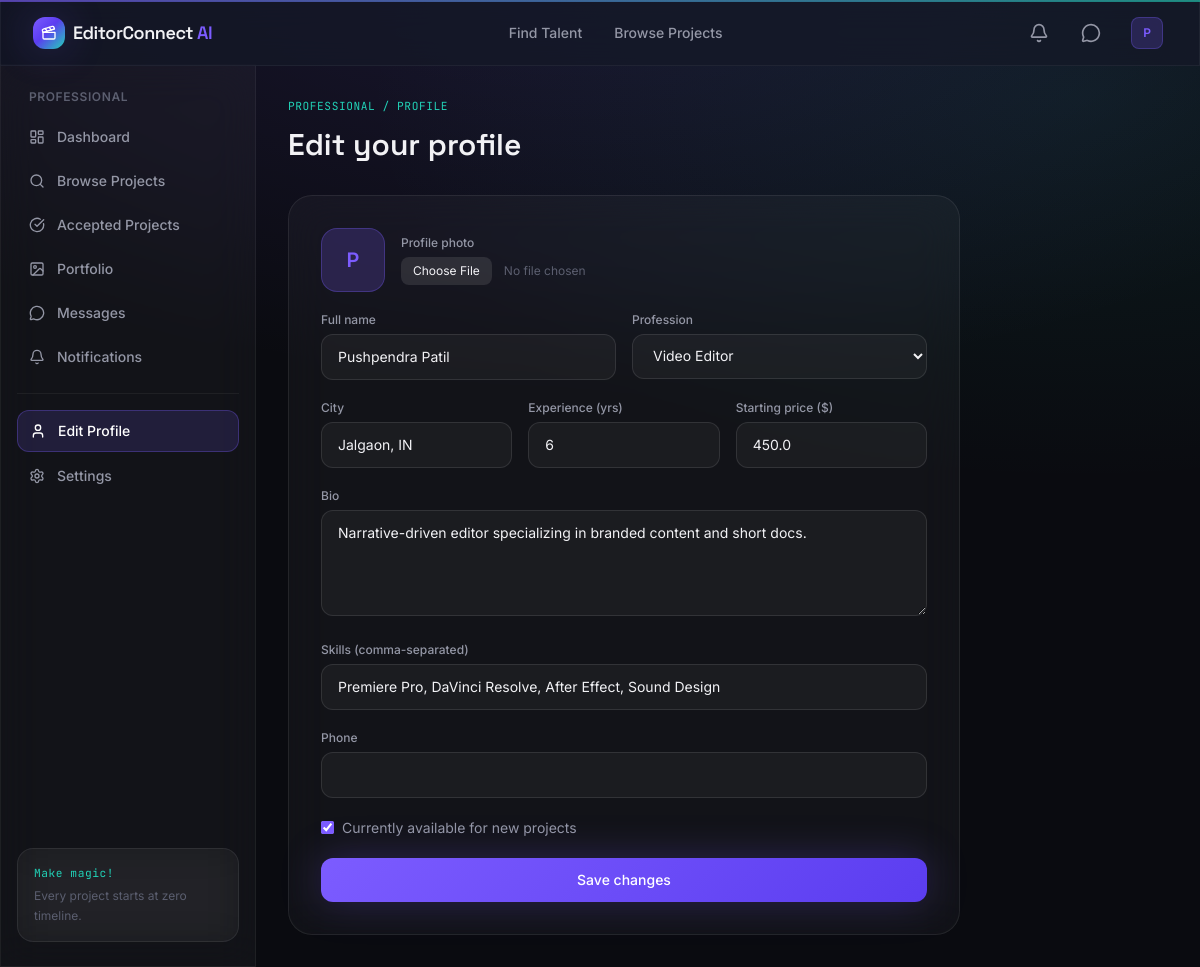
/professional/profile/edit (signed in), run on the app's committed database.
### models/user.py (models this page shows, shortened)
class User(UserMixin, db.Model):
    __tablename__ = "users"
    id = db.Column(db.Integer, primary_key=True)
    name = db.Column(db.String(120), nullable=False)
    email = db.Column(db.String(150), unique=True, nullable=False, index=True)
    phone = db.Column(db.String(30))
    password_hash = db.Column(db.String(255), nullable=False)
    role = db.Column(db.String(20), nullable=False, default="client")
    is_active_account = db.Column(db.Boolean, default=True)
    is_verified = db.Column(db.Boolean, default=False)
    dark_mode = db.Column(db.Boolean, default=True)
    avatar = db.Column(db.String(255), default="default-avatar.png")
    created_at = db.Column(db.DateTime, default=lambda: datetime.now(timezone.utc))
    professional_profile = db.relationship(
        "Professional", backref="user", uselist=False, cascade="all, delete-orphan"
    )
    projects = db.relationship(
        "Project", backref="client", lazy="dynamic", cascade="all, delete-orphan",
        foreign_keys="Project.client_id"
    )
    notifications = db.relationship(
        "Notification", backref="user", lazy="dynamic", cascade="all, delete-orphan"
    )
    @property
    def is_professional(self):
        return self.role == "professional"
    @property
    def is_client(self):
        return self.role == "client"
    def unread_notification_count(self):
        return self.notifications.filter_by(is_read=False).count()

### models/professional.py (models this page shows, shortened)
class Professional(db.Model):
    __tablename__ = "professionals"
    id = db.Column(db.Integer, primary_key=True)
    user_id = db.Column(db.Integer, db.ForeignKey("users.id"), nullable=False, unique=True)
    name = db.Column(db.String(120), nullable=False)
    profession = db.Column(db.String(80), nullable=False, index=True)
    city = db.Column(db.String(100), index=True)
    experience = db.Column(db.Integer, default=0)  # years
    price = db.Column(db.Float, default=0.0)  # starting price
    rating = db.Column(db.Float, default=0.0)
    rating_count = db.Column(db.Integer, default=0)
    bio = db.Column(db.Text)
    skills = db.Column(db.String(500))  # comma-separated
    profile_image = db.Column(db.String(255), default="default-avatar.png")
    email = db.Column(db.String(150))
    phone = db.Column(db.String(30))
    is_available = db.Column(db.Boolean, default=True)
    is_approved = db.Column(db.Boolean, default=False)  # admin approval
    is_featured = db.Column(db.Boolean, default=False)
    created_at = db.Column(db.DateTime, default=lambda: datetime.now(timezone.utc))
    portfolio_items = db.relationship(
        "PortfolioItem", backref="professional", lazy="dynamic", cascade="all, delete-orphan"
    )
    applications = db.relationship(
        "Application", backref="professional", lazy="dynamic", cascade="all, delete-orphan"
    )
    hires = db.relationship(
        "Hire", backref="professional", lazy="dynamic", cascade="all, delete-orphan"
    )

### routes/professional.py (the view, shortened to what this page needs)
@professional_bp.route("/professional/profile/edit", methods=["GET", "POST"])
@login_required
@professional_required
def edit_profile():
    pro = get_profile_or_404()
    return render_template("professional/edit_profile.html", professional=pro, professions=Config.PROFESSIONS)

### models/user.py (called while the page is built)
@login_manager.user_loader
def load_user(user_id):
    return User.query.get(int(user_id))

### routes/professional.py (called while the page is built)
def professional_required(f):
    @wraps(f)
    def wrapped(*args, **kwargs):
        if not current_user.is_authenticated or not current_user.is_professional:
            flash("This area is for professional accounts only.", "error")
            return redirect(url_for("main.index"))
        return f(*args, **kwargs)
    return wrapped

def get_profile_or_404():
    pro = current_user.professional_profile
    if pro is None:
        flash("Professional profile not found.", "error")
    return pro

### templates/professional/edit_profile.html (shortened to what this page needs)
{% extends "base.html" %}
{% block content %}
<p class="timecode mb-3">PROFESSIONAL / PROFILE</p>
<h1 class="font-display text-3xl font-semibold mb-8">Edit your profile</h1>
<div class="max-w-2xl">
  <form method="POST" enctype="multipart/form-data" class="glass rounded-3xl p-8 space-y-5">
    <div class="flex items-center gap-4">
      <div class="w-16 h-16 rounded-2xl bg-violet-glow/20 border border-violet-glow/30 flex items-center justify-center text-xl font-semibold text-violet-glow flex-shrink-0">
        {{ professional.name[0]|upper if professional else "?" }}
      </div>
      <div>
        <label class="block text-xs font-medium text-ink-muted mb-1.5">Profile photo</label>
        <input type="file" name="profile_image" accept="image/*" class="text-xs text-ink-faint file:mr-3 file:py-1.5 file:px-3 file:rounded-lg file:border-0 file:bg-white/10 file:text-ink file:text-xs">
      </div>
    </div>
    <div class="grid sm:grid-cols-2 gap-4">
      <div>
        <label class="block text-xs font-medium text-ink-muted mb-1.5">Full name</label>
        <input type="text" name="name" value="{{ professional.name if professional else '' }}" class="w-full input-glass rounded-xl px-4 py-3 text-sm outline-none">
      </div>
      <div>
        <label class="block text-xs font-medium text-ink-muted mb-1.5">Profession</label>
        <select name="profession" class="w-full input-glass rounded-xl px-4 py-3 text-sm outline-none">
          {% for p in professions %}
          <option value="{{ p }}" {% if professional and professional.profession == p %}selected{% endif %}>{{ p }}</option>
          {% endfor %}
        </select>
      </div>
    </div>
    <div class="grid sm:grid-cols-3 gap-4">
      <div>
        <label class="block text-xs font-medium text-ink-muted mb-1.5">City</label>
        <input type="text" name="city" value="{{ professional.city if professional and professional.city else '' }}" class="w-full input-glass rounded-xl px-4 py-3 text-sm outline-none">
      </div>
      <div>
        <label class="block text-xs font-medium text-ink-muted mb-1.5">Experience (yrs)</label>
        <input type="number" name="experience" value="{{ professional.experience if professional else 0 }}" class="w-full input-glass rounded-xl px-4 py-3 text-sm outline-none">
      </div>
      <div>
        <label class="block text-xs font-medium text-ink-muted mb-1.5">Starting price ($)</label>
        <input type="number" name="price" value="{{ professional.price if professional else 0 }}" class="w-full input-glass rounded-xl px-4 py-3 text-sm outline-none">
      </div>
    </div>
    <div>
      <label class="block text-xs font-medium text-ink-muted mb-1.5">Bio</label>
      <textarea name="bio" rows="4" class="w-full input-glass rounded-xl px-4 py-3 text-sm outline-none" placeholder="Tell clients about your style and experience...">{{ professional.bio if professional and professional.bio else '' }}</textarea>
    </div>
    <div>
      <label class="block text-xs font-medium text-ink-muted mb-1.5">Skills (comma-separated)</label>
      <input type="text" name="skills" value="{{ professional.skills if professional and professional.skills else '' }}" class="w-full input-glass rounded-xl px-4 py-3 text-sm outline-none" placeholder="Color grading, Premiere Pro, Motion Graphics">
    </div>
    <div>
      <label class="block text-xs font-medium text-ink-muted mb-1.5">Phone</label>
      <input type="tel" name="phone" value="{{ professional.phone if professional and professional.phone else '' }}" class="w-full input-glass rounded-xl px-4 py-3 text-sm outline-none">
    </div>
    <label class="flex items-center gap-2 text-sm text-ink-muted cursor-pointer">
      <input type="checkbox" name="is_available" {% if professional and professional.is_available %}checked{% endif %} class="rounded accent-violet-glow">
      Currently available for new projects
    </label>
    <button type="submit" class="w-full py-3 rounded-xl btn-gradient text-white text-sm font-medium shadow-glow">Save changes</button>
  </form>
</div>
{% endblock %}

### templates/partials/navbar.html (shortened to what this page needs)
<nav class="sticky top-0 z-40 glass-strong border-b border-white/5">
  <div class="max-w-7xl mx-auto px-4 sm:px-6 lg:px-8">
    <div class="flex items-center justify-between h-16">
      <a href="{{ url_for('main.index') }}" class="flex items-center gap-2 group">
        <div class="w-8 h-8 rounded-xl bg-grade-gradient flex items-center justify-center shadow-glow">
          <i data-lucide="clapperboard" class="w-4 h-4 text-white"></i>
        </div>
        <span class="font-display font-semibold text-lg tracking-tight">EditorConnect <span class="text-violet-glow">AI</span></span>
      </a>
      <div class="hidden md:flex items-center gap-8 text-sm font-medium text-ink-muted">
        <a href="{{ url_for('main.professionals') }}" class="hover:text-ink transition-colors">Find Talent</a>
        <a href="{{ url_for('main.projects') }}" class="hover:text-ink transition-colors">Browse Projects</a>
      </div>
      <div class="flex items-center gap-3">
        {% if current_user.is_authenticated %}
          <a href="{{ url_for('notifications.index') }}" class="relative w-10 h-10 rounded-xl flex items-center justify-center hover:bg-white/5 transition-colors">
            <i data-lucide="bell" class="w-5 h-5 text-ink-muted"></i>
          </a>
          <a href="{{ url_for('messages.conversations') }}" class="w-10 h-10 rounded-xl flex items-center justify-center hover:bg-white/5 transition-colors">
            <i data-lucide="message-circle" class="w-5 h-5 text-ink-muted"></i>
          </a>
          <div class="relative group">
            <button class="flex items-center gap-2 pl-2 pr-1 py-1 rounded-xl hover:bg-white/5 transition-colors">
              <div class="w-8 h-8 rounded-lg bg-violet-glow/20 border border-violet-glow/30 flex items-center justify-center text-xs font-semibold text-violet-glow">
                {{ current_user.name[0]|upper }}
              </div>
            </button>
          </div>
        {% else %}
          <a href="{{ url_for('auth.login') }}" class="px-4 py-2 text-sm font-medium text-ink-muted hover:text-ink transition-colors">Log in</a>
          <a href="{{ url_for('auth.register') }}" class="px-4 py-2 text-sm font-medium rounded-xl btn-gradient text-white shadow-glow">Get Started</a>
        {% endif %}
      </div>
    </div>
  </div>
</nav>

### static/css/style.css (style rules this page uses)
body { background-image: radial-gradient(ellipse 80% 50% at 50% -10%, rgba(124,92,255,0.15), transparent), radial-gradient(ellipse 60% 40% at 90% 10%, rgba(34,211,184,0.08), transparent); background-attachment: fixed; }
.glass { background: rgba(255,255,255,0.035); backdrop-filter: blur(20px); -webkit-backdrop-filter: blur(20px); border: 1px solid rgba(255,255,255,0.08); }
.glass-strong { background: rgba(21,24,39,0.75); backdrop-filter: blur(24px); -webkit-backdrop-filter: blur(24px); border: 1px solid rgba(255,255,255,0.1); }
.btn-gradient { background-image: linear-gradient(135deg, #7C5CFF 0%, #5B3DF0 100%); transition: filter 0.2s ease, transform 0.2s ease; }
.timecode { font-family: 'JetBrains Mono', monospace; letter-spacing: 0.05em; color: #22D3B8; font-size: 0.7rem; }
a, button { outline-color: #7C5CFF; }
.input-glass { background: rgba(255,255,255,0.04); border: 1px solid rgba(255,255,255,0.1); }

### data on the page
User: name "P"
Professional: name "P", name "Pushpendra Patil", profession "Video Editor", city "Jalgaon, IN", experience "6", price "450.0", bio "Narrative-driven editor specializing in branded content and short docs.", skills "Premiere Pro, DaVinci Resolve, After Effect, Sound Design", is_available "☑"

### other printed values
{{ label }} "Dashboard Browse Projects Accepted Projects Portfolio Messages Notifications Edit Profile Settings"
